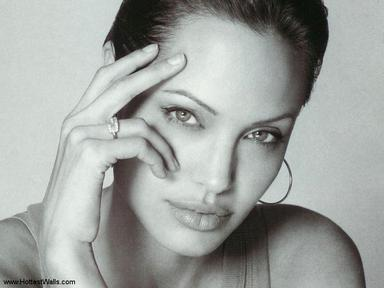
%> input picture aj.jpeg, 384 x 288 px
$ octave ImageEnhancement.m   (GNU Octave 9; MATLAB toolbox functions it lacks are replaced by stand-ins)
%> lines starting %> are read from the running program, lines starting %| are printed output that depends on the picture
%Clear the Console
clc;
%Delete All Memory Variables/Close All Windows
clear all;
close all;

%{
  ImageEnhancement.m
  Different ways to Enhance the given image.

  1- Histogram Equalization - using histeq()
  2- Contrast Adjustment - using imadjust()

%}
% Using the Histogram Equalization

%{
    1- Read Image (RGB)
    2- Convert it to Double (Normalization)
    3- Get the Grayscale Image (MUST for Histogram Equalization)

    3- Show Original Grayscale and Equalized Image in Subplot
    4- Show Histogram for Both Original and Adjusted Image
%}
pkg load image;
x = imread('aj.jpeg');
%> x is the input picture: size 288x384x3 uint8; mean R, G, B 160.1, 163.7, 160.4
x = im2double(x);
%> x: size 288x384x3 double
x_gs = rgb2gray(x);

%use Subplot to show multiple images at on figure
subplot(1,2,1);
imshow(x_gs);
title('Original GrayScale Image')

subplot(1,2,2);
x_gs_eq = histeq(x_gs);
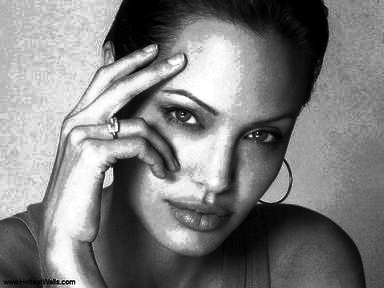
%> x_gs_eq: size 288x384 double; min 0, max 1, mean 0.497
imshow(x_gs_eq);
title('Image After Histogram Equalization')

figure;

%Show Histogram for Both Image Before and After Adjustment
subplot(1,2,1);
hist(x_gs);
title('Histogram Before Equalization')

subplot(1,2,2);
hist(x_gs_eq);
title('Histogram After Equalization');
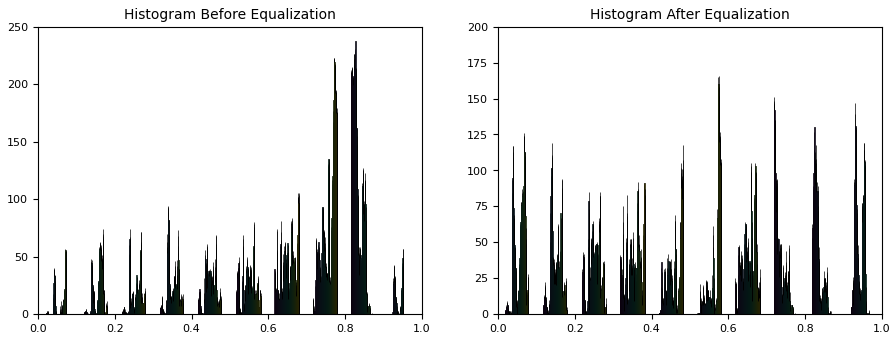
%> figure redrawn from the program's plot data, 2 panels; panel 1: tallest bar 211 high, from x = 0.815 to 0.815; panel 1: tallest bar 212 high, from x = 0.815 to 0.815; panel 1: tallest bar 207 high, from x = 0.815 to 0.815; panel 1: tallest bar 205 high, from x = 0.815 to 0.815
